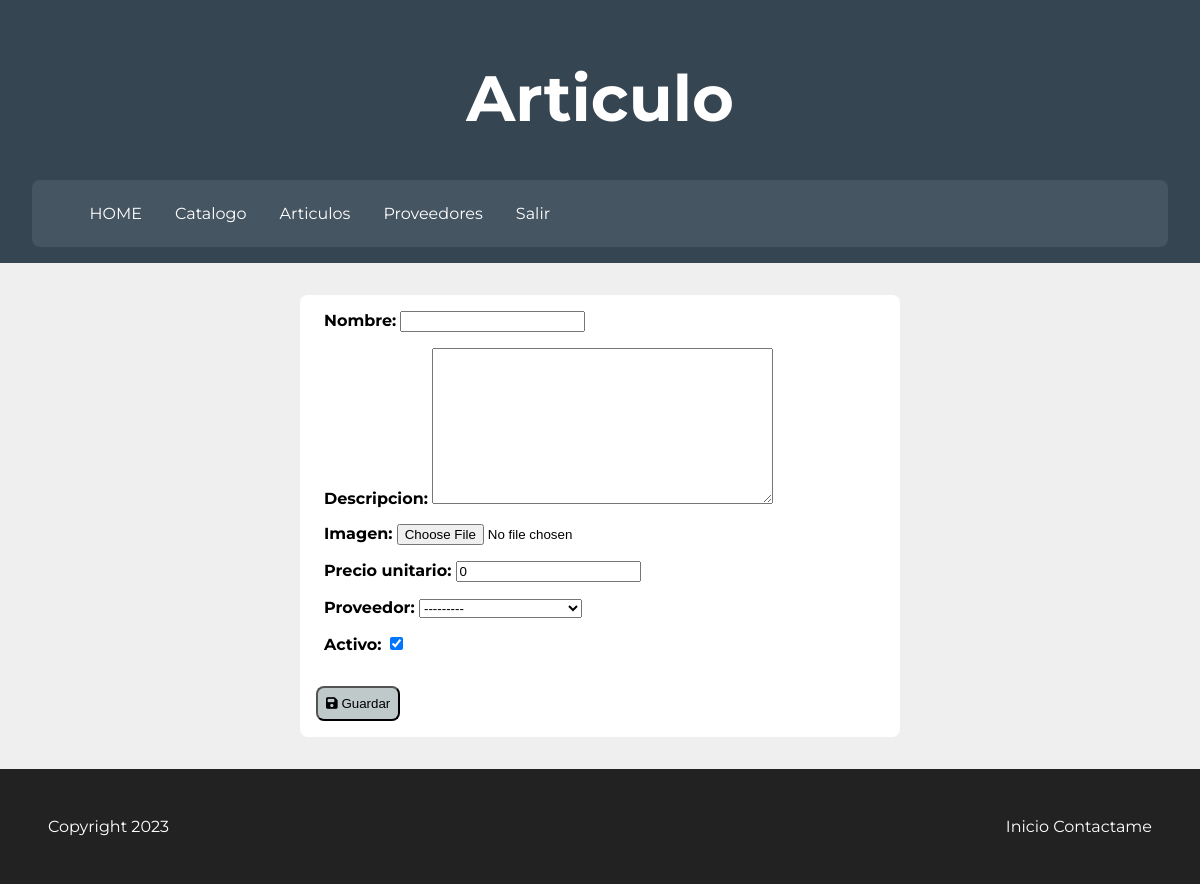
Page /articulo/editar/25 (signed in) on the earlier database version.
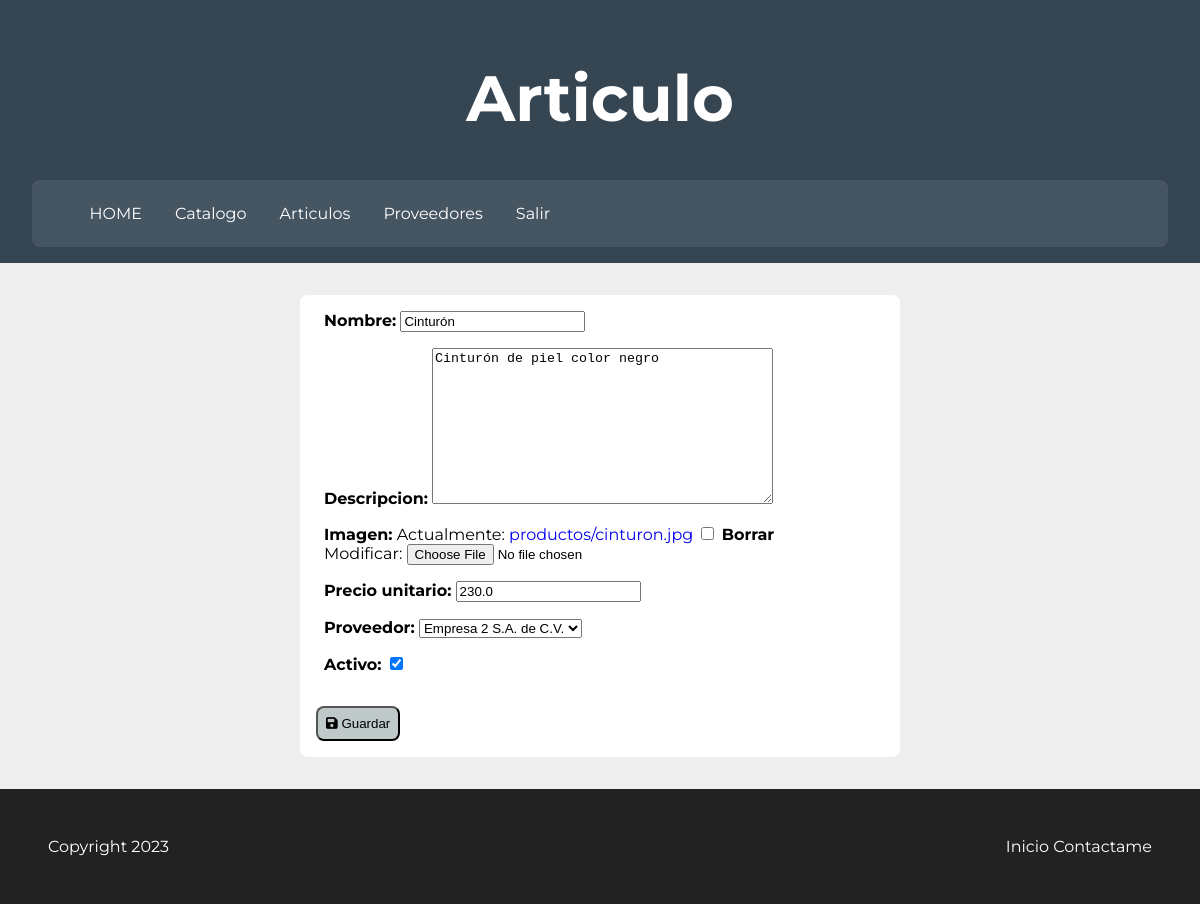
Same page on the later database version.
### catalogo/models.py (models this page shows, shortened)
class Articulo(models.Model):
    nombre = models.CharField(max_length=45)
    descripcion = models.TextField()
    imagen  = models.ImageField(upload_to="productos", null=True, blank=True)
    precio_unitario = models.FloatField(default=0)
    proveedor = models.ForeignKey(Proveedor, on_delete=models.CASCADE)
    activo = models.BooleanField(default=True)

### catalogo/views.py (the view, shortened to what this page needs)
# urls.py: path('articulo/editar/<int:id>', views.crear_articulo, name="editarArticulo"),
@staff_member_required
def crear_articulo(request, id=None):
    from catalogo.forms import ArticuloForm
    from catalogo.forms import Articulo
    obj = Articulo.objects.filter(pk=id).first()
    path_img = guarda_path_img(obj)
    form = ArticuloForm(request.POST or None, request.FILES or None, instance=obj)
    if request.method == 'GET':
        parametros = { 'form': form }
        return TemplateResponse(request, 'articulo.html', parametros)

### catalogo/forms.py
class ArticuloForm(forms.ModelForm):
    class Meta:
        model = Articulo
        fields = '__all__'

### catalogo/models.py (called while the page is built)
    def __str__(self):
        return self.razon_social

### catalogo/views.py (called while the page is built)
def guarda_path_img(articulo):
    if articulo is None:
        return None
    else:
        return articulo.imagen.path

### templates/articulo.html (shortened to what this page needs)
{% extends 'base.html' %}
{% block cabecera %}
<h1 id="titulo">Articulo</h1>
{% endblock %}
{% block content %}
    <section class="cont_form">
        <form action="" method="POST" enctype="multipart/form-data">
            {{form.as_p}}
            <button type="submit" class="btn_guardar">
                <icon class="fa fa-floppy-disk"></icon> Guardar
            </button>
        </form>
    </section>
{% endblock %}

Differences in the rows shown:
added Articulo: nombre "Cinturón", descripcion "Cinturón de piel color negro", precio_unitario "230.0", proveedor "Empresa 2 S.A. de C.V.", activo "☑"
Other differences:
form field as_p: (not shown) → "☐"
form field precio_unitario: "0" → (not shown)
form field proveedor: "---------" → (not shown)
form field activo: "☑" → (not shown)
text no longer shown: "Nombre: Descripcion: Imagen: Precio unitario: Proveedor: Activo:"
text now shown: "Nombre: Descripcion: Imagen: Actualmente: productos/cinturon.jpg Borrar Modificar: Precio unitario: Proveedor: Activo:"
